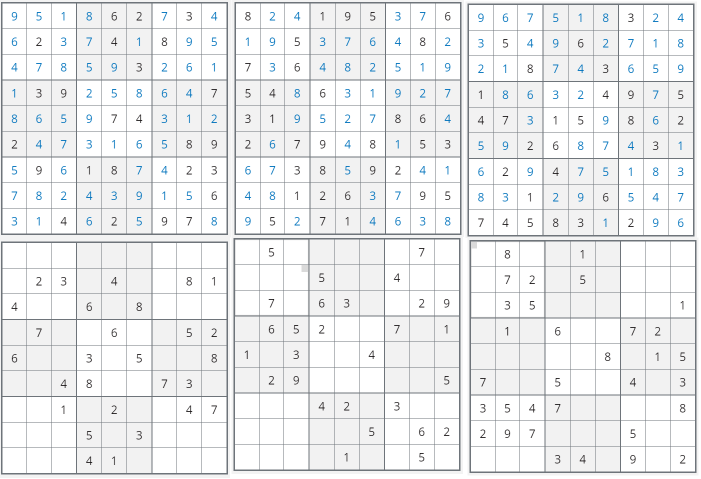
#> input picture CombinedTraining1.png, 1401 x 957 px, found by its file name (shown at 1/2 size)
$ python ImagetoData.py
#> lines starting #> are read from the running program, lines starting #| are printed output that depends on the picture; after the words box and inside, x2 and y2 are one past the last pixel; in counts of white or black regions, pixels touching at a corner belong together
import sys
import numpy as np
import cv2

im = cv2.imread('CombinedTraining1.PNG')
#> im is the input picture: shape (957, 1401, 3); mean B, G, R 238.8, 237.9, 236.7

gray = cv2.cvtColor(im, cv2.COLOR_BGR2GRAY)
thresh = cv2.adaptiveThreshold(gray, 255, 1, 1, 11, 2)
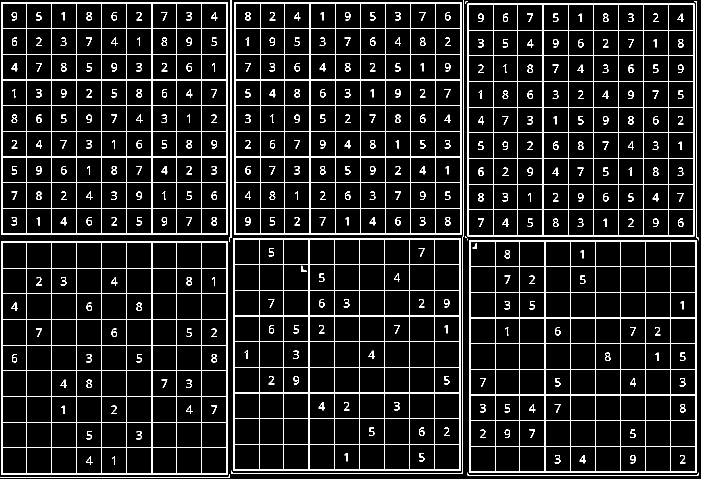
#> thresh: shape (957, 1401) (shown at 1/2 size); 8.6% white in thin lines or dots
contours, hierarchy = cv2.findContours(thresh, cv2.RETR_LIST, cv2.CHAIN_APPROX_SIMPLE)
#> contours = 1005 contours, 7 with area under 20; largest, box (x1, y1, x2, y2) and area: (2, 483, 456, 949) 210645, (939, 480, 1393, 946) 210645, (467, 476, 921, 942) 210645, (935, 7, 1389, 473) 210645, (469, 4, 923, 470) 210645

samples = np.empty((0, 400))
responses = []
keys = [i for i in range(48, 58)]

for area in contours:
    if cv2.contourArea(area) > 50:
        [x, y, width, height] = cv2.boundingRect(area)

        if 200 > height > 20 and width > 10:
            cv2.rectangle(im, (x, y), (x + width, y + height), (0, 0, 255), 2)
            roi = thresh[y:y + height, x:x + width]
            roi = cv2.resize(roi, (20, 20))
            cv2.imshow('norm', im)
            key = cv2.waitKey(0)

            if key == 27:  # (escape to quit)
                sys.exit()
#> (the program exits here)

$ run again, with sudokutest1.PNG copied over CombinedTraining1.png
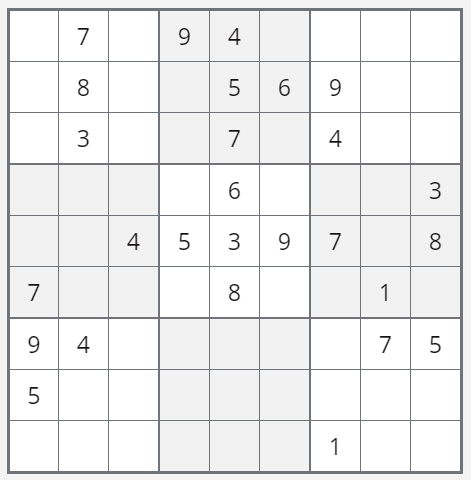
#> input picture sudokutest1.PNG, 471 x 480 px, found by its file name
#> im is the input picture: shape (480, 471, 3); mean B, G, R 239.2, 238.8, 238.5
#> `thresh = cv2.adaptiveThreshold(gray, 255, 1, 1, 11, 2)`:
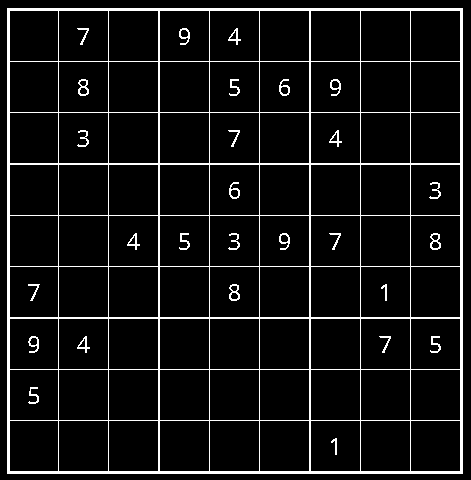
#> thresh: shape (480, 471); 7.3% white in thin lines or dots
#> contours = 125 contours; largest, box (x1, y1, x2, y2) and area: (7, 8, 463, 474) 211575, (410, 420, 461, 472) 2548, (360, 420, 411, 472) 2548, (310, 420, 361, 472) 2548, (259, 420, 310, 472) 2548
